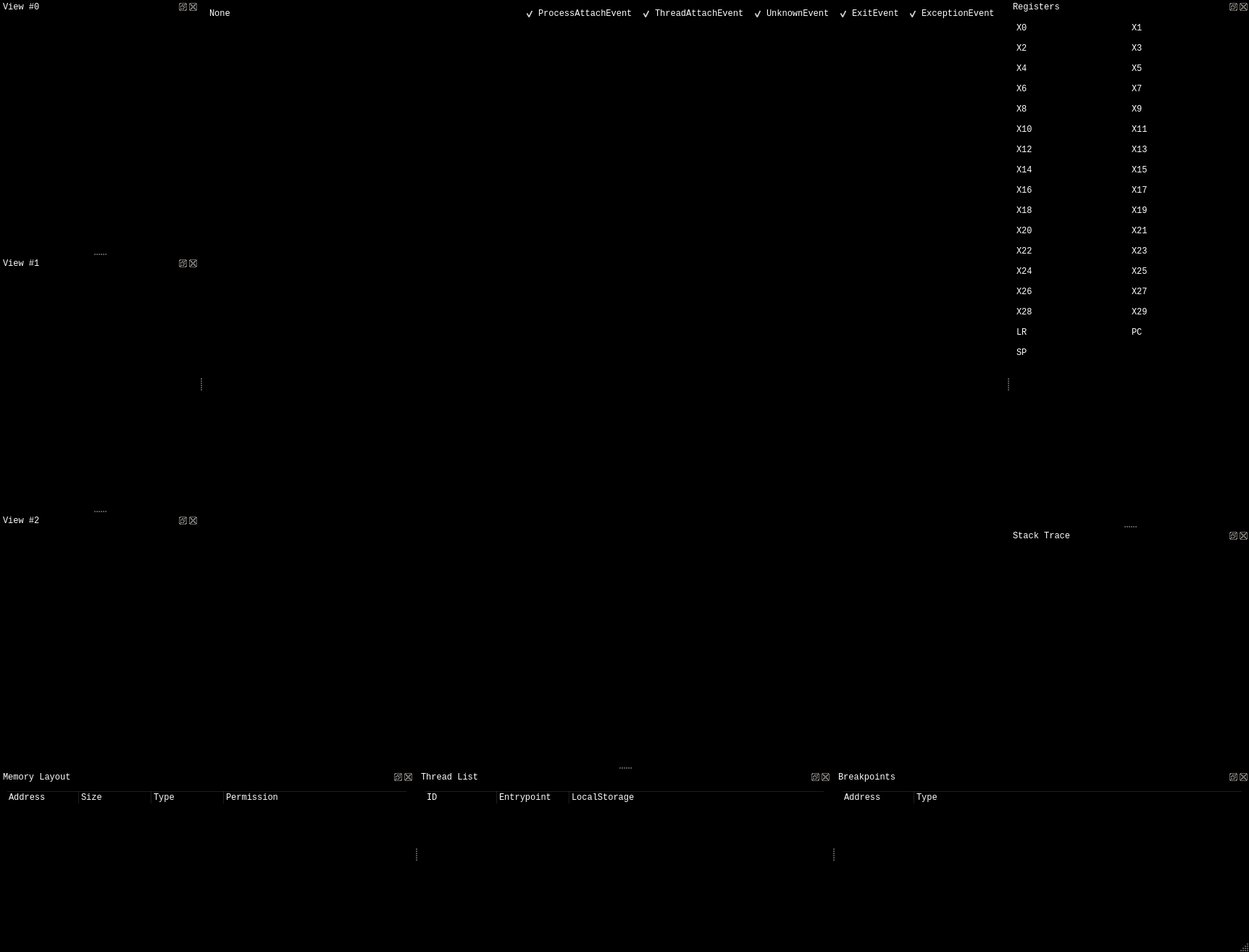
<?xml version="1.0" encoding="UTF-8"?>
<ui version="4.0">
 <class>MainWindow</class>
 <widget class="QMainWindow" name="MainWindow">
  <property name="geometry">
   <rect>
    <x>0</x>
    <y>0</y>
    <width>1724</width>
    <height>1314</height>
   </rect>
  </property>
  <property name="palette">
   <palette>
    <active>
     <colorrole role="WindowText">
      <brush brushstyle="SolidPattern">
       <color alpha="255">
        <red>255</red>
        <green>255</green>
        <blue>255</blue>
       </color>
      </brush>
     </colorrole>
     <colorrole role="Button">
      <brush brushstyle="SolidPattern">
       <color alpha="255">
        <red>0</red>
        <green>0</green>
        <blue>0</blue>
       </color>
      </brush>
     </colorrole>
     <colorrole role="Light">
      <brush brushstyle="SolidPattern">
       <color alpha="255">
        <red>0</red>
        <green>0</green>
        <blue>0</blue>
       </color>
      </brush>
     </colorrole>
     <colorrole role="Midlight">
      <brush brushstyle="SolidPattern">
       <color alpha="255">
        <red>0</red>
        <green>0</green>
        <blue>0</blue>
       </color>
      </brush>
     </colorrole>
     <colorrole role="Dark">
      <brush brushstyle="SolidPattern">
       <color alpha="255">
        <red>0</red>
        <green>0</green>
        <blue>0</blue>
       </color>
      </brush>
     </colorrole>
     <colorrole role="Mid">
      <brush brushstyle="SolidPattern">
       <color alpha="255">
        <red>0</red>
        <green>0</green>
        <blue>0</blue>
       </color>
      </brush>
     </colorrole>
     <colorrole role="Text">
      <brush brushstyle="SolidPattern">
       <color alpha="255">
        <red>255</red>
        <green>255</green>
        <blue>255</blue>
       </color>
      </brush>
     </colorrole>
     <colorrole role="BrightText">
      <brush brushstyle="SolidPattern">
       <color alpha="255">
        <red>255</red>
        <green>255</green>
        <blue>255</blue>
       </color>
      </brush>
     </colorrole>
     <colorrole role="ButtonText">
      <brush brushstyle="SolidPattern">
       <color alpha="255">
        <red>255</red>
        <green>255</green>
        <blue>255</blue>
       </color>
      </brush>
     </colorrole>
     <colorrole role="Base">
      <brush brushstyle="SolidPattern">
       <color alpha="255">
        <red>0</red>
        <green>0</green>
        <blue>0</blue>
       </color>
      </brush>
     </colorrole>
     <colorrole role="Window">
      <brush brushstyle="SolidPattern">
       <color alpha="255">
        <red>0</red>
        <green>0</green>
        <blue>0</blue>
       </color>
      </brush>
     </colorrole>
     <colorrole role="Shadow">
      <brush brushstyle="SolidPattern">
       <color alpha="255">
        <red>0</red>
        <green>0</green>
        <blue>0</blue>
       </color>
      </brush>
     </colorrole>
     <colorrole role="AlternateBase">
      <brush brushstyle="SolidPattern">
       <color alpha="255">
        <red>0</red>
        <green>0</green>
        <blue>0</blue>
       </color>
      </brush>
     </colorrole>
     <colorrole role="ToolTipBase">
      <brush brushstyle="SolidPattern">
       <color alpha="255">
        <red>255</red>
        <green>255</green>
        <blue>220</blue>
       </color>
      </brush>
     </colorrole>
     <colorrole role="ToolTipText">
      <brush brushstyle="SolidPattern">
       <color alpha="255">
        <red>0</red>
        <green>0</green>
        <blue>0</blue>
       </color>
      </brush>
     </colorrole>
    </active>
    <inactive>
     <colorrole role="WindowText">
      <brush brushstyle="SolidPattern">
       <color alpha="255">
        <red>255</red>
        <green>255</green>
        <blue>255</blue>
       </color>
      </brush>
     </colorrole>
     <colorrole role="Button">
      <brush brushstyle="SolidPattern">
       <color alpha="255">
        <red>0</red>
        <green>0</green>
        <blue>0</blue>
       </color>
      </brush>
     </colorrole>
     <colorrole role="Light">
      <brush brushstyle="SolidPattern">
       <color alpha="255">
        <red>0</red>
        <green>0</green>
        <blue>0</blue>
       </color>
      </brush>
     </colorrole>
     <colorrole role="Midlight">
      <brush brushstyle="SolidPattern">
       <color alpha="255">
        <red>0</red>
        <green>0</green>
        <blue>0</blue>
       </color>
      </brush>
     </colorrole>
     <colorrole role="Dark">
      <brush brushstyle="SolidPattern">
       <color alpha="255">
        <red>0</red>
        <green>0</green>
        <blue>0</blue>
       </color>
      </brush>
     </colorrole>
     <colorrole role="Mid">
      <brush brushstyle="SolidPattern">
       <color alpha="255">
        <red>0</red>
        <green>0</green>
        <blue>0</blue>
       </color>
      </brush>
     </colorrole>
     <colorrole role="Text">
      <brush brushstyle="SolidPattern">
       <color alpha="255">
        <red>255</red>
        <green>255</green>
        <blue>255</blue>
       </color>
      </brush>
     </colorrole>
     <colorrole role="BrightText">
      <brush brushstyle="SolidPattern">
       <color alpha="255">
        <red>255</red>
        <green>255</green>
        <blue>255</blue>
       </color>
      </brush>
     </colorrole>
     <colorrole role="ButtonText">
      <brush brushstyle="SolidPattern">
       <color alpha="255">
        <red>255</red>
        <green>255</green>
        <blue>255</blue>
       </color>
      </brush>
     </colorrole>
     <colorrole role="Base">
      <brush brushstyle="SolidPattern">
       <color alpha="255">
        <red>0</red>
        <green>0</green>
        <blue>0</blue>
       </color>
      </brush>
     </colorrole>
     <colorrole role="Window">
      <brush brushstyle="SolidPattern">
       <color alpha="255">
        <red>0</red>
        <green>0</green>
        <blue>0</blue>
       </color>
      </brush>
     </colorrole>
     <colorrole role="Shadow">
      <brush brushstyle="SolidPattern">
       <color alpha="255">
        <red>0</red>
        <green>0</green>
        <blue>0</blue>
       </color>
      </brush>
     </colorrole>
     <colorrole role="AlternateBase">
      <brush brushstyle="SolidPattern">
       <color alpha="255">
        <red>0</red>
        <green>0</green>
        <blue>0</blue>
       </color>
      </brush>
     </colorrole>
     <colorrole role="ToolTipBase">
      <brush brushstyle="SolidPattern">
       <color alpha="255">
        <red>255</red>
        <green>255</green>
        <blue>220</blue>
       </color>
      </brush>
     </colorrole>
     <colorrole role="ToolTipText">
      <brush brushstyle="SolidPattern">
       <color alpha="255">
        <red>0</red>
        <green>0</green>
        <blue>0</blue>
       </color>
      </brush>
     </colorrole>
    </inactive>
    <disabled>
     <colorrole role="WindowText">
      <brush brushstyle="SolidPattern">
       <color alpha="255">
        <red>0</red>
        <green>0</green>
        <blue>0</blue>
       </color>
      </brush>
     </colorrole>
     <colorrole role="Button">
      <brush brushstyle="SolidPattern">
       <color alpha="255">
        <red>0</red>
        <green>0</green>
        <blue>0</blue>
       </color>
      </brush>
     </colorrole>
     <colorrole role="Light">
      <brush brushstyle="SolidPattern">
       <color alpha="255">
        <red>0</red>
        <green>0</green>
        <blue>0</blue>
       </color>
      </brush>
     </colorrole>
     <colorrole role="Midlight">
      <brush brushstyle="SolidPattern">
       <color alpha="255">
        <red>0</red>
        <green>0</green>
        <blue>0</blue>
       </color>
      </brush>
     </colorrole>
     <colorrole role="Dark">
      <brush brushstyle="SolidPattern">
       <color alpha="255">
        <red>0</red>
        <green>0</green>
        <blue>0</blue>
       </color>
      </brush>
     </colorrole>
     <colorrole role="Mid">
      <brush brushstyle="SolidPattern">
       <color alpha="255">
        <red>0</red>
        <green>0</green>
        <blue>0</blue>
       </color>
      </brush>
     </colorrole>
     <colorrole role="Text">
      <brush brushstyle="SolidPattern">
       <color alpha="255">
        <red>0</red>
        <green>0</green>
        <blue>0</blue>
       </color>
      </brush>
     </colorrole>
     <colorrole role="BrightText">
      <brush brushstyle="SolidPattern">
       <color alpha="255">
        <red>255</red>
        <green>255</green>
        <blue>255</blue>
       </color>
      </brush>
     </colorrole>
     <colorrole role="ButtonText">
      <brush brushstyle="SolidPattern">
       <color alpha="255">
        <red>0</red>
        <green>0</green>
        <blue>0</blue>
       </color>
      </brush>
     </colorrole>
     <colorrole role="Base">
      <brush brushstyle="SolidPattern">
       <color alpha="255">
        <red>0</red>
        <green>0</green>
        <blue>0</blue>
       </color>
      </brush>
     </colorrole>
     <colorrole role="Window">
      <brush brushstyle="SolidPattern">
       <color alpha="255">
        <red>0</red>
        <green>0</green>
        <blue>0</blue>
       </color>
      </brush>
     </colorrole>
     <colorrole role="Shadow">
      <brush brushstyle="SolidPattern">
       <color alpha="255">
        <red>0</red>
        <green>0</green>
        <blue>0</blue>
       </color>
      </brush>
     </colorrole>
     <colorrole role="AlternateBase">
      <brush brushstyle="SolidPattern">
       <color alpha="255">
        <red>0</red>
        <green>0</green>
        <blue>0</blue>
       </color>
      </brush>
     </colorrole>
     <colorrole role="ToolTipBase">
      <brush brushstyle="SolidPattern">
       <color alpha="255">
        <red>255</red>
        <green>255</green>
        <blue>220</blue>
       </color>
      </brush>
     </colorrole>
     <colorrole role="ToolTipText">
      <brush brushstyle="SolidPattern">
       <color alpha="255">
        <red>0</red>
        <green>0</green>
        <blue>0</blue>
       </color>
      </brush>
     </colorrole>
    </disabled>
   </palette>
  </property>
  <property name="font">
   <font>
    <family>Monospace</family>
   </font>
  </property>
  <property name="windowTitle">
   <string>nxdbg</string>
  </property>
  <property name="dockNestingEnabled">
   <bool>true</bool>
  </property>
  <widget class="QWidget" name="centralwidget">
   <layout class="QHBoxLayout" name="horizontalLayout_5">
    <item>
     <layout class="QVBoxLayout" name="verticalLayout_4">
      <item>
       <layout class="QHBoxLayout" name="horizontalLayout_2">
        <item>
         <widget class="QLabel" name="labelState">
          <property name="text">
           <string>None</string>
          </property>
         </widget>
        </item>
        <item>
         <widget class="QCheckBox" name="cbxProcessAttachEvent">
          <property name="sizePolicy">
           <sizepolicy hsizetype="Maximum" vsizetype="Fixed">
            <horstretch>0</horstretch>
            <verstretch>0</verstretch>
           </sizepolicy>
          </property>
          <property name="text">
           <string>ProcessAttachEvent</string>
          </property>
          <property name="checked">
           <bool>true</bool>
          </property>
         </widget>
        </item>
        <item>
         <widget class="QCheckBox" name="cbxThreadAttachEvent">
          <property name="sizePolicy">
           <sizepolicy hsizetype="Maximum" vsizetype="Fixed">
            <horstretch>0</horstretch>
            <verstretch>0</verstretch>
           </sizepolicy>
          </property>
          <property name="text">
           <string>ThreadAttachEvent</string>
          </property>
          <property name="checked">
           <bool>true</bool>
          </property>
         </widget>
        </item>
        <item>
         <widget class="QCheckBox" name="cbxUnknownEvent">
          <property name="sizePolicy">
           <sizepolicy hsizetype="Maximum" vsizetype="Fixed">
            <horstretch>0</horstretch>
            <verstretch>0</verstretch>
           </sizepolicy>
          </property>
          <property name="text">
           <string>UnknownEvent</string>
          </property>
          <property name="checked">
           <bool>true</bool>
          </property>
         </widget>
        </item>
        <item>
         <widget class="QCheckBox" name="cbxExitEvent">
          <property name="sizePolicy">
           <sizepolicy hsizetype="Maximum" vsizetype="Fixed">
            <horstretch>0</horstretch>
            <verstretch>0</verstretch>
           </sizepolicy>
          </property>
          <property name="text">
           <string>ExitEvent</string>
          </property>
          <property name="checked">
           <bool>true</bool>
          </property>
         </widget>
        </item>
        <item>
         <widget class="QCheckBox" name="cbxExceptionEvent">
          <property name="sizePolicy">
           <sizepolicy hsizetype="Maximum" vsizetype="Fixed">
            <horstretch>0</horstretch>
            <verstretch>0</verstretch>
           </sizepolicy>
          </property>
          <property name="text">
           <string>ExceptionEvent</string>
          </property>
          <property name="checked">
           <bool>true</bool>
          </property>
         </widget>
        </item>
       </layout>
      </item>
      <item>
       <widget class="QTextEdit" name="textOutput">
        <property name="readOnly">
         <bool>true</bool>
        </property>
       </widget>
      </item>
      <item>
       <widget class="QLineEdit" name="lineCmd"/>
      </item>
     </layout>
    </item>
   </layout>
  </widget>
  <widget class="QMenuBar" name="menubar">
   <property name="geometry">
    <rect>
     <x>0</x>
     <y>0</y>
     <width>1724</width>
     <height>20</height>
    </rect>
   </property>
  </widget>
  <widget class="QStatusBar" name="statusbar"/>
  <widget class="QDockWidget" name="dockWidget_2">
   <property name="windowTitle">
    <string>Memory Layout</string>
   </property>
   <attribute name="dockWidgetArea">
    <number>8</number>
   </attribute>
   <widget class="QWidget" name="dockWidgetContents_2">
    <layout class="QVBoxLayout" name="verticalLayout_2">
     <item>
      <widget class="QTreeWidget" name="treeMemory">
       <property name="alternatingRowColors">
        <bool>true</bool>
       </property>
       <attribute name="headerCascadingSectionResizes">
        <bool>true</bool>
       </attribute>
       <column>
        <property name="text">
         <string>Address</string>
        </property>
       </column>
       <column>
        <property name="text">
         <string>Size</string>
        </property>
       </column>
       <column>
        <property name="text">
         <string>Type</string>
        </property>
       </column>
       <column>
        <property name="text">
         <string>Permission</string>
        </property>
       </column>
      </widget>
     </item>
    </layout>
   </widget>
  </widget>
  <widget class="QDockWidget" name="dockWidget_3">
   <property name="windowTitle">
    <string>Registers</string>
   </property>
   <attribute name="dockWidgetArea">
    <number>2</number>
   </attribute>
   <widget class="QWidget" name="dockWidgetContents_3">
    <layout class="QVBoxLayout" name="verticalLayout_3">
     <item>
      <layout class="QHBoxLayout" name="horizontalLayout">
       <item>
        <layout class="QFormLayout" name="formLayout">
         <item row="0" column="0">
          <widget class="QLabel" name="label">
           <property name="text">
            <string>X0</string>
           </property>
          </widget>
         </item>
         <item row="1" column="0">
          <widget class="QLabel" name="label_2">
           <property name="text">
            <string>X2</string>
           </property>
          </widget>
         </item>
         <item row="2" column="0">
          <widget class="QLabel" name="label_3">
           <property name="text">
            <string>X4</string>
           </property>
          </widget>
         </item>
         <item row="3" column="0">
          <widget class="QLabel" name="label_4">
           <property name="text">
            <string>X6</string>
           </property>
          </widget>
         </item>
         <item row="4" column="0">
          <widget class="QLabel" name="label_5">
           <property name="text">
            <string>X8</string>
           </property>
          </widget>
         </item>
         <item row="5" column="0">
          <widget class="QLabel" name="label_6">
           <property name="text">
            <string>X10</string>
           </property>
          </widget>
         </item>
         <item row="6" column="0">
          <widget class="QLabel" name="label_7">
           <property name="text">
            <string>X12</string>
           </property>
          </widget>
         </item>
         <item row="7" column="0">
          <widget class="QLabel" name="label_8">
           <property name="text">
            <string>X14</string>
           </property>
          </widget>
         </item>
         <item row="8" column="0">
          <widget class="QLabel" name="label_9">
           <property name="text">
            <string>X16</string>
           </property>
          </widget>
         </item>
         <item row="9" column="0">
          <widget class="QLabel" name="label_10">
           <property name="text">
            <string>X18</string>
           </property>
          </widget>
         </item>
         <item row="10" column="0">
          <widget class="QLabel" name="label_11">
           <property name="text">
            <string>X20</string>
           </property>
          </widget>
         </item>
         <item row="11" column="0">
          <widget class="QLabel" name="label_12">
           <property name="text">
            <string>X22</string>
           </property>
          </widget>
         </item>
         <item row="12" column="0">
          <widget class="QLabel" name="label_13">
           <property name="text">
            <string>X24</string>
           </property>
          </widget>
         </item>
         <item row="13" column="0">
          <widget class="QLabel" name="label_14">
           <property name="text">
            <string>X26</string>
           </property>
          </widget>
         </item>
         <item row="14" column="0">
          <widget class="QLabel" name="label_15">
           <property name="text">
            <string>X28</string>
           </property>
          </widget>
         </item>
         <item row="15" column="0">
          <widget class="QLabel" name="label_16">
           <property name="text">
            <string>LR</string>
           </property>
          </widget>
         </item>
         <item row="0" column="1">
          <widget class="QLineEdit" name="lineX0"/>
         </item>
         <item row="1" column="1">
          <widget class="QLineEdit" name="lineX2"/>
         </item>
         <item row="2" column="1">
          <widget class="QLineEdit" name="lineX4"/>
         </item>
         <item row="3" column="1">
          <widget class="QLineEdit" name="lineX6"/>
         </item>
         <item row="4" column="1">
          <widget class="QLineEdit" name="lineX8"/>
         </item>
         <item row="5" column="1">
          <widget class="QLineEdit" name="lineX10"/>
         </item>
         <item row="6" column="1">
          <widget class="QLineEdit" name="lineX12"/>
         </item>
         <item row="7" column="1">
          <widget class="QLineEdit" name="lineX14"/>
         </item>
         <item row="8" column="1">
          <widget class="QLineEdit" name="lineX16"/>
         </item>
         <item row="9" column="1">
          <widget class="QLineEdit" name="lineX18"/>
         </item>
         <item row="10" column="1">
          <widget class="QLineEdit" name="lineX20"/>
         </item>
         <item row="11" column="1">
          <widget class="QLineEdit" name="lineX22"/>
         </item>
         <item row="12" column="1">
          <widget class="QLineEdit" name="lineX24"/>
         </item>
         <item row="13" column="1">
          <widget class="QLineEdit" name="lineX26"/>
         </item>
         <item row="14" column="1">
          <widget class="QLineEdit" name="lineX28"/>
         </item>
         <item row="15" column="1">
          <widget class="QLineEdit" name="lineX30"/>
         </item>
         <item row="16" column="0">
          <widget class="QLabel" name="label_33">
           <property name="text">
            <string>SP</string>
           </property>
          </widget>
         </item>
         <item row="16" column="1">
          <widget class="QLineEdit" name="lineSP"/>
         </item>
        </layout>
       </item>
       <item>
        <layout class="QFormLayout" name="formLayout_2">
         <item row="0" column="0">
          <widget class="QLabel" name="label_17">
           <property name="text">
            <string>X1</string>
           </property>
          </widget>
         </item>
         <item row="1" column="0">
          <widget class="QLabel" name="label_18">
           <property name="text">
            <string>X3</string>
           </property>
          </widget>
         </item>
         <item row="2" column="0">
          <widget class="QLabel" name="label_19">
           <property name="text">
            <string>X5</string>
           </property>
          </widget>
         </item>
         <item row="3" column="0">
          <widget class="QLabel" name="label_20">
           <property name="text">
            <string>X7</string>
           </property>
          </widget>
         </item>
         <item row="4" column="0">
          <widget class="QLabel" name="label_21">
           <property name="text">
            <string>X9</string>
           </property>
          </widget>
         </item>
         <item row="5" column="0">
          <widget class="QLabel" name="label_22">
           <property name="text">
            <string>X11</string>
           </property>
          </widget>
         </item>
         <item row="6" column="0">
          <widget class="QLabel" name="label_23">
           <property name="text">
            <string>X13</string>
           </property>
          </widget>
         </item>
         <item row="7" column="0">
          <widget class="QLabel" name="label_24">
           <property name="text">
            <string>X15</string>
           </property>
          </widget>
         </item>
         <item row="8" column="0">
          <widget class="QLabel" name="label_25">
           <property name="text">
            <string>X17</string>
           </property>
          </widget>
         </item>
         <item row="9" column="0">
          <widget class="QLabel" name="label_26">
           <property name="text">
            <string>X19</string>
           </property>
          </widget>
         </item>
         <item row="10" column="0">
          <widget class="QLabel" name="label_27">
           <property name="text">
            <string>X21</string>
           </property>
          </widget>
         </item>
         <item row="11" column="0">
          <widget class="QLabel" name="label_28">
           <property name="text">
            <string>X23</string>
           </property>
          </widget>
         </item>
         <item row="12" column="0">
          <widget class="QLabel" name="label_29">
           <property name="text">
            <string>X25</string>
           </property>
          </widget>
         </item>
         <item row="13" column="0">
          <widget class="QLabel" name="label_30">
           <property name="text">
            <string>X27</string>
           </property>
          </widget>
         </item>
         <item row="14" column="0">
          <widget class="QLabel" name="label_31">
           <property name="text">
            <string>X29</string>
           </property>
          </widget>
         </item>
         <item row="15" column="0">
          <widget class="QLabel" name="label_32">
           <property name="text">
            <string>PC</string>
           </property>
          </widget>
         </item>
         <item row="0" column="1">
          <widget class="QLineEdit" name="lineX1"/>
         </item>
         <item row="1" column="1">
          <widget class="QLineEdit" name="lineX3"/>
         </item>
         <item row="2" column="1">
          <widget class="QLineEdit" name="lineX5"/>
         </item>
         <item row="3" column="1">
          <widget class="QLineEdit" name="lineX7"/>
         </item>
         <item row="4" column="1">
          <widget class="QLineEdit" name="lineX9"/>
         </item>
         <item row="5" column="1">
          <widget class="QLineEdit" name="lineX11"/>
         </item>
         <item row="6" column="1">
          <widget class="QLineEdit" name="lineX13"/>
         </item>
         <item row="7" column="1">
          <widget class="QLineEdit" name="lineX15"/>
         </item>
         <item row="8" column="1">
          <widget class="QLineEdit" name="lineX17"/>
         </item>
         <item row="9" column="1">
          <widget class="QLineEdit" name="lineX19"/>
         </item>
         <item row="10" column="1">
          <widget class="QLineEdit" name="lineX21"/>
         </item>
         <item row="11" column="1">
          <widget class="QLineEdit" name="lineX23"/>
         </item>
         <item row="12" column="1">
          <widget class="QLineEdit" name="lineX25"/>
         </item>
         <item row="13" column="1">
          <widget class="QLineEdit" name="lineX27"/>
         </item>
         <item row="14" column="1">
          <widget class="QLineEdit" name="lineX29"/>
         </item>
         <item row="15" column="1">
          <widget class="QLineEdit" name="linePC"/>
         </item>
        </layout>
       </item>
      </layout>
     </item>
    </layout>
   </widget>
  </widget>
  <widget class="QDockWidget" name="dockWidget_4">
   <property name="windowTitle">
    <string>Thread List</string>
   </property>
   <attribute name="dockWidgetArea">
    <number>8</number>
   </attribute>
   <widget class="QWidget" name="dockWidgetContents_4">
    <layout class="QVBoxLayout" name="verticalLayout_5">
     <item>
      <widget class="QTreeWidget" name="treeThreads">
       <property name="alternatingRowColors">
        <bool>true</bool>
       </property>
       <column>
        <property name="text">
         <string>ID</string>
        </property>
       </column>
       <column>
        <property name="text">
         <string>Entrypoint</string>
        </property>
       </column>
       <column>
        <property name="text">
         <string>LocalStorage</string>
        </property>
       </column>
      </widget>
     </item>
    </layout>
   </widget>
  </widget>
  <widget class="QDockWidget" name="dockWidget_5">
   <property name="windowTitle">
    <string>Breakpoints</string>
   </property>
   <attribute name="dockWidgetArea">
    <number>8</number>
   </attribute>
   <widget class="QWidget" name="dockWidgetContents_5">
    <layout class="QVBoxLayout" name="verticalLayout_6">
     <item>
      <widget class="QTreeWidget" name="treeBreakpoints">
       <property name="alternatingRowColors">
        <bool>true</bool>
       </property>
       <column>
        <property name="text">
         <string>Address</string>
        </property>
       </column>
       <column>
        <property name="text">
         <string notr="true">Type</string>
        </property>
       </column>
      </widget>
     </item>
    </layout>
   </widget>
  </widget>
  <widget class="QDockWidget" name="dockWidget">
   <property name="windowTitle">
    <string>Stack Trace</string>
   </property>
   <attribute name="dockWidgetArea">
    <number>2</number>
   </attribute>
   <widget class="QWidget" name="dockWidgetContents">
    <layout class="QVBoxLayout" name="verticalLayout">
     <item>
      <widget class="QTreeWidget" name="treeStackTrace">
       <property name="alternatingRowColors">
        <bool>true</bool>
       </property>
       <attribute name="headerVisible">
        <bool>false</bool>
       </attribute>
       <column>
        <property name="text">
         <string notr="true">1</string>
        </property>
       </column>
      </widget>
     </item>
    </layout>
   </widget>
  </widget>
  <widget class="QDockWidget" name="dockWidget_6">
   <property name="windowTitle">
    <string>View #0</string>
   </property>
   <attribute name="dockWidgetArea">
    <number>1</number>
   </attribute>
   <widget class="QWidget" name="dockWidgetContents_6">
    <layout class="QVBoxLayout" name="verticalLayout_7">
     <item>
      <widget class="QLineEdit" name="lineCmdView0"/>
     </item>
     <item>
      <widget class="QTextEdit" name="textOutputView0"/>
     </item>
    </layout>
   </widget>
  </widget>
  <widget class="QDockWidget" name="dockWidget_7">
   <property name="windowTitle">
    <string>View #1</string>
   </property>
   <attribute name="dockWidgetArea">
    <number>1</number>
   </attribute>
   <widget class="QWidget" name="dockWidgetContents_7">
    <layout class="QVBoxLayout" name="verticalLayout_8">
     <item>
      <widget class="QLineEdit" name="lineCmdView1"/>
     </item>
     <item>
      <widget class="QTextEdit" name="textOutputView1"/>
     </item>
    </layout>
   </widget>
  </widget>
  <widget class="QDockWidget" name="dockWidget_8">
   <property name="windowTitle">
    <string>View #2</string>
   </property>
   <attribute name="dockWidgetArea">
    <number>1</number>
   </attribute>
   <widget class="QWidget" name="dockWidgetContents_8">
    <layout class="QVBoxLayout" name="verticalLayout_9">
     <item>
      <widget class="QLineEdit" name="lineCmdView2"/>
     </item>
     <item>
      <widget class="QTextEdit" name="textOutputView2"/>
     </item>
    </layout>
   </widget>
  </widget>
 </widget>
 <resources/>
 <connections/>
</ui>
